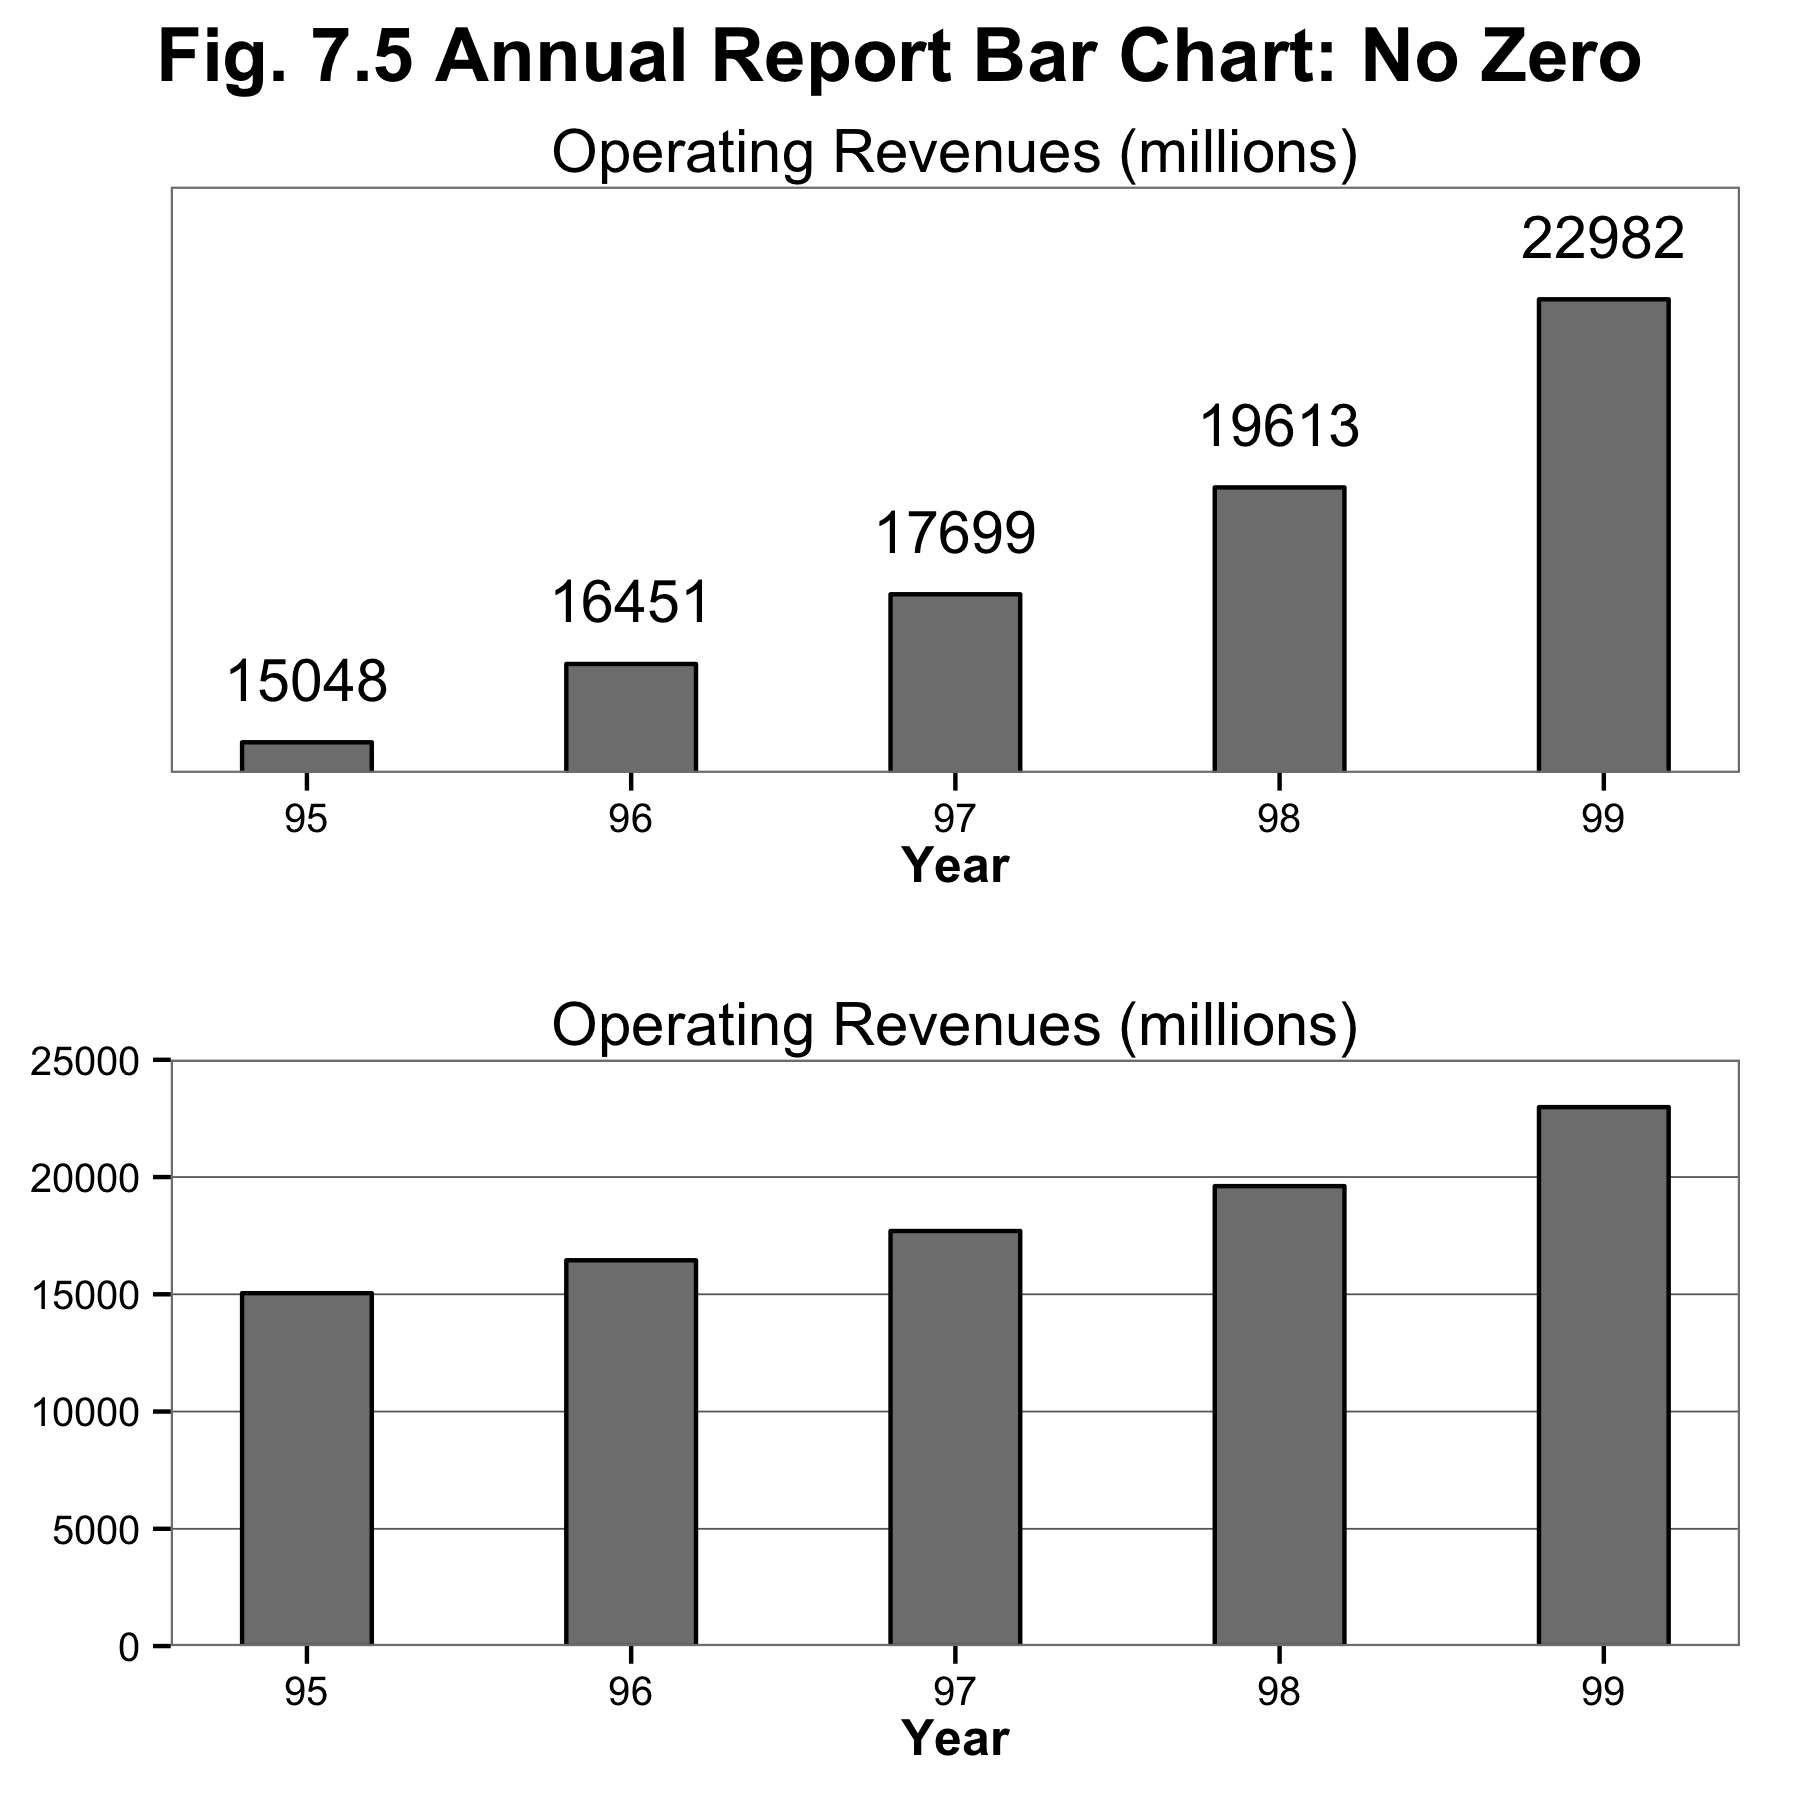

Recreate this plot in R.
library(ggplot2)
library(gridExtra) #arrangeGrob()

this_base <- "fig07-05_annual-report-bar-chart-no-zero"

my_data <- data.frame(
  year = 95:99,
  revenue = c(15048, 16451, 17699, 19613, 22982))

p1 <- ggplot(my_data, aes(x = year, y = revenue)) +
  geom_bar(stat = "identity", fill = "grey50", colour = "black", width = 0.4) +
  geom_text(aes(label = revenue), vjust = -1) +
  scale_y_continuous(limits = c(0, 25000), expand = c(0, 0)) + 
  coord_cartesian(ylim = c(14500, 25000)) +
  labs(x = "Year", y = NULL) +
  ggtitle("Operating Revenues (millions)") +
  theme_bw() +
  theme(panel.grid.major = element_blank(),
        panel.grid.minor = element_blank(),
        axis.text.y = element_text(colour="white"),
        axis.ticks.y = element_blank(),
        axis.title.x = element_text(face = "bold"))
p1

p2 <- ggplot(my_data, aes(x = year, y = revenue)) +
  geom_bar(stat = "identity", fill = "grey50", colour = "black", width = 0.4) +
  scale_y_continuous(breaks = seq(0, 25000, 5000), limits = c(0, 25000),
                     expand = c(0, 0)) +
  labs(x = "Year", y = NULL) +
  ggtitle("Operating Revenues (millions)") +
  theme_bw() +
  theme(panel.grid.major.y = element_line(colour = "grey40"),
        panel.grid.major.x = element_blank(),
        panel.grid.minor = element_blank(),
        axis.title.y = element_blank(),
        axis.title.x = element_text(face = "bold"))
p2

# arrange plots together 
p3 <- arrangeGrob(
  p1, p2, nrow = 2,
  main = textGrob("Fig. 7.5 Annual Report Bar Chart: No Zero", 
                  just = "top", gp = gpar(fontface = "bold", cex = 1.5)))

p3

ggsave(paste0(this_base, ".png"), 
       p3, width = 6, height = 6)

## pedantic: tick marks between bars instead of centre


